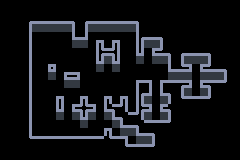

A level layout from a 2D game, rendered from its tile map. Below: a short description, then the map file with its tile-grid data intact:
An orthogonal 30x20 tile map with 8x8 px tiles, 1 tile layer (ground_mapped), 1 hidden layer not drawn.

<map version="1.10" tiledversion="1.10.2" orientation="orthogonal" renderorder="right-down" width="30" height="20" tilewidth="8" tileheight="8" infinite="0" nextlayerid="16" nextobjectid="1">
 <tileset firstgid="1" source="base_01.tsx" />
 <layer id="1" name="ground" width="30" height="20" visible="0" opacity="0.47">
  <data encoding="csv">
34,34,34,34,34,34,34,34,34,34,34,34,34,34,34,34,34,34,34,34,34,34,34,34,34,34,34,34,34,34,
34,34,34,34,34,34,34,34,34,34,34,34,34,34,34,34,34,34,34,34,34,34,34,34,34,34,34,34,34,34,
34,34,34,34,34,34,34,34,34,34,34,34,34,34,34,34,34,34,34,34,34,34,34,34,34,34,34,34,34,34,
34,34,34,34,4,4,4,4,4,34,34,4,4,4,4,4,4,34,34,34,34,34,34,34,34,34,34,34,34,34,
34,34,34,34,4,4,4,4,4,34,34,4,4,4,4,4,4,34,34,34,34,34,34,34,34,34,34,34,34,34,
34,34,34,34,4,4,4,4,4,4,4,4,34,4,34,4,4,34,4,4,34,34,34,34,34,34,34,34,34,34,
34,34,34,34,4,4,4,4,4,4,4,4,34,34,34,4,4,34,4,34,34,34,34,34,34,34,34,34,34,34,
34,34,34,34,4,4,4,4,4,4,4,4,34,4,34,4,4,4,4,4,4,34,34,4,4,4,34,34,34,34,
34,34,34,34,4,4,34,4,4,4,4,4,4,4,4,4,4,4,4,4,4,34,34,34,4,34,34,34,34,34,
34,34,34,34,4,4,4,4,34,34,4,4,4,4,4,4,4,4,4,4,4,4,4,4,4,4,4,4,34,34,
34,34,34,34,4,4,4,4,4,4,4,4,4,4,4,4,4,34,34,4,34,34,34,34,4,34,34,34,34,34,
34,34,34,34,4,4,4,4,4,4,4,4,4,4,4,4,4,34,34,4,34,34,34,4,4,4,34,34,34,34,
34,34,34,34,4,4,4,34,4,4,34,4,4,34,4,34,4,34,4,4,4,34,34,34,34,34,34,34,34,34,
34,34,34,34,4,4,4,34,4,34,34,34,4,34,34,34,4,34,34,4,34,34,34,34,34,34,34,34,34,34,
34,34,34,34,4,4,4,4,4,4,34,4,4,4,34,34,34,34,4,4,4,34,34,34,34,34,34,34,34,34,
34,34,34,34,4,4,4,4,4,4,4,4,4,4,4,34,34,34,34,34,34,34,34,34,34,34,34,34,34,34,
34,34,34,34,4,4,4,4,4,4,4,4,4,34,4,4,4,34,34,34,34,34,34,34,34,34,34,34,34,34,
34,34,34,34,34,34,34,34,34,34,34,34,34,34,34,34,4,4,4,34,34,34,34,34,34,34,34,34,34,34,
34,34,34,34,34,34,34,34,34,34,34,34,34,34,34,34,34,34,34,34,34,34,34,34,34,34,34,34,34,34,
34,34,34,34,34,34,34,34,34,34,34,34,34,34,34,34,34,34,34,34,34,34,34,34,34,34,34,34,34,34
</data>
 </layer>
 <layer id="14" name="ground_mapped" width="30" height="20">
  <data encoding="csv">
0,0,0,0,0,0,0,0,0,0,0,0,0,0,0,0,0,0,0,0,0,0,0,0,0,0,0,0,0,0,
0,0,0,0,0,0,0,0,0,0,0,0,0,0,0,0,0,0,0,0,0,0,0,0,0,0,0,0,0,0,
0,0,0,17,18,18,18,18,18,19,17,18,18,18,18,18,18,19,0,0,0,0,0,0,0,0,0,0,0,0,
0,0,0,33,3,3,3,3,3,35,33,3,3,3,3,3,3,35,0,0,0,0,0,0,0,0,0,0,0,0,
0,0,0,33,0,0,0,0,0,81,82,0,0,0,0,0,0,21,18,18,19,0,0,0,0,0,0,0,0,0,
0,0,0,33,0,0,0,0,0,3,3,0,20,0,20,0,0,36,3,3,35,0,0,0,0,0,0,0,0,0,
0,0,0,33,0,0,0,0,0,0,0,0,53,68,54,0,0,52,0,67,41,19,17,18,18,18,19,0,0,0,
0,0,0,33,0,0,0,0,0,0,0,0,52,3,52,0,0,3,0,3,3,35,33,3,3,3,35,0,0,0,
0,0,0,33,0,0,70,0,0,0,0,0,3,0,3,0,0,0,0,0,0,81,40,69,0,67,41,18,19,0,
0,0,0,33,0,0,3,0,67,69,0,0,0,0,0,0,0,0,0,0,0,3,3,3,0,3,3,3,35,0,
0,0,0,33,0,0,0,0,3,3,0,0,0,0,0,0,0,65,66,0,65,50,24,69,0,67,25,50,51,0,
0,0,0,33,0,0,0,0,0,0,0,0,0,0,0,0,0,21,82,0,81,19,33,3,0,3,35,0,0,0,
0,0,0,33,0,0,0,20,0,0,20,0,0,20,0,20,0,36,3,0,3,35,49,50,50,50,51,0,0,0,
0,0,0,33,0,0,0,52,0,67,55,69,0,81,25,38,0,53,69,0,67,19,0,0,0,0,0,0,0,0,
0,0,0,33,0,0,0,3,0,3,52,3,0,3,81,19,50,38,3,0,3,35,0,0,0,0,0,0,0,0,
0,0,0,33,0,0,0,0,0,0,3,0,0,0,3,81,18,19,50,50,50,51,0,0,0,0,0,0,0,0,
0,0,0,33,0,0,0,0,0,0,0,0,0,20,0,3,3,81,18,19,0,0,0,0,0,0,0,0,0,0,
0,0,0,49,50,50,50,50,50,50,50,50,50,49,50,66,0,3,3,35,0,0,0,0,0,0,0,0,0,0,
0,0,0,0,0,0,0,0,0,0,0,0,0,0,0,49,50,50,50,51,0,0,0,0,0,0,0,0,0,0,
0,0,0,0,0,0,0,0,0,0,0,0,0,0,0,0,0,0,0,0,0,0,0,0,0,0,0,0,0,0
</data>
 </layer>
</map>